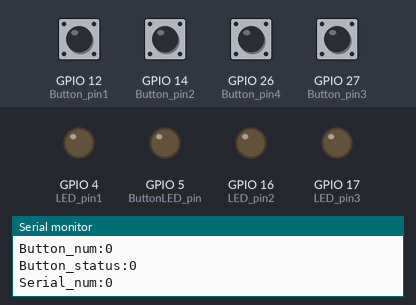
A program run on a simulated ESP32. On the bench: output pins drawn as LEDs (lit = HIGH), the last lines printed to the serial monitor. Dashed ring = blinking. The test bench sets the inputs (shaded band); at power-on: GPIO 12 (Button_pin1), GPIO 14 (Button_pin2), GPIO 26 (Button_pin4), GPIO 27 (Button_pin3) LOW. Random numbers use the default seed unless the program sets one.

Above: at 1.8 s.
1.9 s: GPIO 12 (Button_pin1) pulled HIGH for 0.6 s
At 3.7 s:
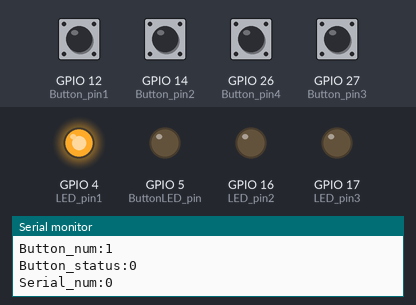
4.0 s: GPIO 14 (Button_pin2) pulled HIGH for 0.6 s
At 5.2 s:
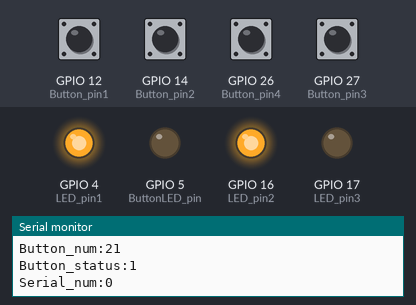
6.1 s: GPIO 27 (Button_pin3) pulled HIGH for 0.6 s
At 9.0 s:
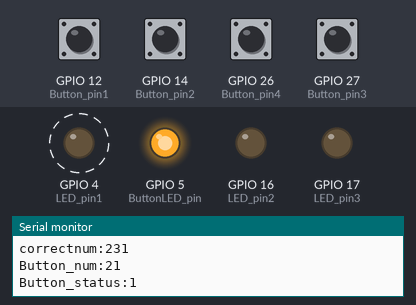
9.1 s: GPIO 14 (Button_pin2) pulled HIGH for 1 s
At 10.7 s:
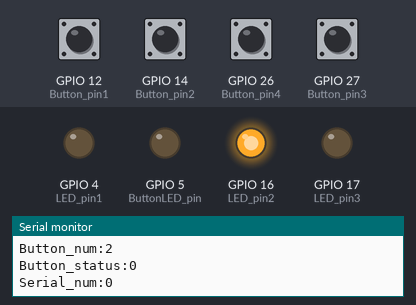
11.6 s: GPIO 27 (Button_pin3) pulled HIGH for 1 s
At 14.7 s:
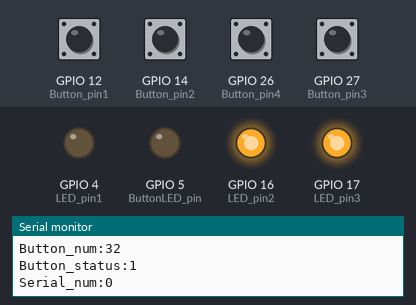
15.0 s: GPIO 12 (Button_pin1) pulled HIGH for 1 s
At 15.61 s:
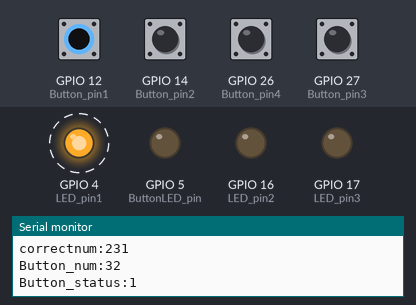
Timing chart, 0 to 18.8 s (numbered marks = the images above; inputs shaded):
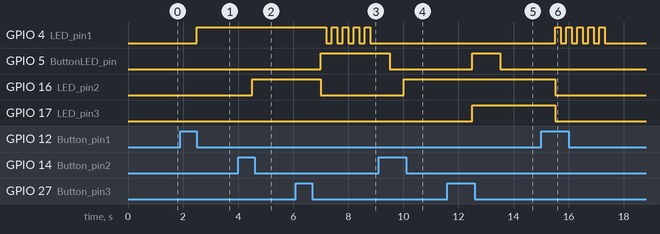

Measured:
- after the input at 1.9 s, GPIO 4 (LED_pin1): LOW → HIGH after 0.60 s
- after the input at 4.0 s, GPIO 16 (LED_pin2): LOW → HIGH after 0.50 s
- after the input at 6.1 s, GPIO 4 (LED_pin1): alternates HIGH for 0.20 s and LOW for 0.20 s, starting after 1.1 s; GPIO 5 (ButtonLED_pin): LOW → HIGH after 0.91 s; GPIO 16 (LED_pin2): HIGH → LOW after 0.91 s
- after the input at 9.1 s, GPIO 16 (LED_pin2): LOW → HIGH after 0.91 s
- after the input at 11.6 s, GPIO 5 (ButtonLED_pin): LOW → HIGH after 0.91 s, → LOW 1.0 s later; GPIO 17 (LED_pin3): LOW → HIGH after 0.91 s
- after the input at 15.0 s, GPIO 4 (LED_pin1): alternates HIGH for 0.20 s and LOW for 0.20 s, 10 changes in all, then stays LOW, starting after 0.51 s; GPIO 16 (LED_pin2), GPIO 17 (LED_pin3): HIGH → LOW after 0.51 s

The program:

main.cpp
```cpp
#include <Arduino.h>

int Button_pin1=12;
int Button_pin2=14;
int Button_pin3=27;
int Button_pin4=26;

int Button_input1=0;
int Button_input2=0;
int Button_input3=0;
int Button_input4=0;

int Button_flag1=0;
int Button_flag2=0;
int Button_flag3=0;

int LED_pin1=4;
int LED_pin2=16;
int LED_pin3=17;
int ButtonLED_pin=5;

int Button_status=0;
/*
0:何もスイッチが押されず1桁目も押されていない状態(初期状態)
1:スイッチが1桁だけ認識された状態
2:スイッチが2桁認識された状態
3:スイッチが3桁押されてすべて正解の状態
4:スイッチが3桁押されて1つだけ正解の状態
5:スイッチが3桁押されて2つ正解の状態
*/
int Button_error=0;
/*
10:リセットスイッチが押されている状態(待機状態)
11:リセットスイッチとキースイッチが押されている状態(リセット確定)
20:2つ以上のスイッチが押されている状態
*/

int Button_num=0;
int Button_cal=0;

int Button_correct_num=0;
int Button_correct_cal=0;
int Button_correct1=0;
int Button_correct2=0;
int Button_correct3=0;

int correct_cnt=0;

int LED_controle=0;

int Serial_num=0;

int reset_flag=0;


int Button_status_check(int num)
{


    if(num>100)
    {
      return 3;
    }
    else if(num>10)
    {
      return 2;
    }
    else if(num>0)
    {
      return 1;
    }
  else
  {
    return 0;
  }
}


  int Button_correct_random()
  {


    int x=0;
    x=random(1,6);
    if(x==1)
    {
      return 123;
    }
    else if(x==2)
    {
      return 132;
    }
    else if(x==3)
    {
      return 231;
    }
    else if(x==4)
    {
      return 213;
    }
    else if(x==5)
    {
      return 312;
    }
    else
    {
      return 321;
    }
  }


void setup() {
  // put your setup code here, to run once:

  Serial.begin(9600);

  // 初期化が完了したらメッセージを出す
  Serial.println("ESP32 Serial Monitor Ready!");

  Button_correct_num=Button_correct_random();

  pinMode(Button_pin1,INPUT_PULLDOWN);
  pinMode(Button_pin2,INPUT_PULLDOWN);
  pinMode(Button_pin3,INPUT_PULLDOWN);
  pinMode(Button_pin4,INPUT_PULLDOWN);

  pinMode(LED_pin1,OUTPUT);
  pinMode(LED_pin2,OUTPUT);
  pinMode(LED_pin3,OUTPUT);
  pinMode(ButtonLED_pin,OUTPUT);

  digitalWrite(LED_pin1,LOW);
  digitalWrite(LED_pin2,LOW);
  digitalWrite(LED_pin3,LOW);
  digitalWrite(ButtonLED_pin,LOW);

  }

void loop() {


  Button_input1=digitalRead(Button_pin1);
  Button_input2=digitalRead(Button_pin2);
  Button_input3=digitalRead(Button_pin3);
  Button_input4=digitalRead(Button_pin4);

  Serial_num=Button_input1+Button_input2*10+Button_input3*100+Button_input4*1000;

  Serial.print("Serial_num:");
  Serial.println(Serial_num);
  delay(500);
  Serial.print("correctnum:");
  Serial.println(Button_correct_num);
  Serial.print("Button_num:");
  Serial.println(Button_num);
  Serial.print("Button_status:");
  Serial.println(Button_status);
/*
  digitalWrite(LED_pin1,HIGH);
  digitalWrite(LED_pin2,HIGH);
  digitalWrite(LED_pin3,HIGH);

  Serial.println("HIGH");
  delay(2000);

  digitalWrite(LED_pin1,LOW);

  digitalWrite(LED_pin2,LOW);
  digitalWrite(LED_pin3,LOW);

  Serial.println("LOW");
  delay(2000);
*/

  if(Button_input4==0)
  {
    reset_flag=0;
  }

if(Button_input1+Button_input2+Button_input3==1)
{

  if(Button_input1)
  {
    digitalWrite(LED_pin1,HIGH);

    if(Button_flag1==0)
   {
    Button_status=Button_status_check(Button_num);
    Button_flag1=1;
    if(Button_status==0)
    {
      Button_num=Button_num+1;
    }
    else if(Button_status==1)
    {
      Button_num=Button_num+10;
    }
    else if(Button_status==2)
    {
      Button_num=Button_num+100;
      Button_status=3;
    }
  }

  }

  if(Button_input2)
  {
    digitalWrite(LED_pin2,HIGH);
    if(Button_flag2==0)
    {
      Button_status=Button_status_check(Button_num);
      Button_flag2=1;
     if(Button_status==0)
    {
      Button_num=Button_num+2;
    }
    else if(Button_status==1)
    {
      Button_num=Button_num+20;
    }
    else if(Button_status==2)
    {
      Button_num=Button_num+200;
      Button_status=3;
    }
  }
  }
  if(Button_input3)
  {
    digitalWrite(LED_pin3,HIGH);
    digitalWrite(ButtonLED_pin,HIGH);
    if(Button_flag3==0)
    {
      Button_status=Button_status_check(Button_num);
      Button_flag3=1;
     if(Button_status==0)
    {
      Button_num=Button_num+3;
    }
    else if(Button_status==1)
    {
      Button_num=Button_num+30;
    }
    else if(Button_status==2)
    {
      Button_num=Button_num+300;
      Button_status=3;
    }
  }
  }
}

  if(Button_input4)
  {
    digitalWrite(LED_pin1,LOW);
    digitalWrite(LED_pin2,LOW);
    digitalWrite(LED_pin3,LOW);

    if(reset_flag==0)
    {
      Button_correct_num=Button_correct_random();
      Button_num=0;
      Button_status=0;
      Button_flag1=0;
      Button_flag2=0;
      Button_flag3=0;
      reset_flag=1;
    }
  }
  if(Button_input3==0)
  {
    digitalWrite(ButtonLED_pin,LOW);
  }

  if(Button_status==3)
  {
     digitalWrite(LED_pin1,LOW);
      digitalWrite(LED_pin2,LOW);
        digitalWrite(LED_pin3,LOW);

        Button_cal=Button_num;
        Button_correct_cal=Button_correct_num;
    if((Button_correct_cal-Button_correct_cal%100)/100==(Button_cal-Button_cal%100)/100)
    {
      correct_cnt++;
    }
    Button_correct_cal=Button_correct_cal%100;
    Button_cal=Button_cal%100;
    if((Button_correct_cal-Button_correct_cal%10)/10==(Button_cal-Button_cal%10)/10)
    {
      correct_cnt++;
    }
    Button_correct_cal=Button_correct_cal%10;
    Button_cal=Button_cal%10;
    if(Button_correct_cal==Button_cal)
    {
      correct_cnt++;
    }
    if(correct_cnt==0)
    {
      Button_status=0;
      Button_num=0;
      Button_flag1=0;
      Button_flag2=0;
      Button_flag3=0;
      correct_cnt=0;
    }
    else if(correct_cnt==1)
    {
      for(int i=0;i<5;i++)
      {
        digitalWrite(LED_pin1,HIGH);
        delay(200);
        digitalWrite(LED_pin1,LOW);
        delay(200);
      }
      Button_status=0;
      Button_num=0;
      Button_flag1=0;
      Button_flag2=0;
      Button_flag3=0;
      correct_cnt=0;
    digitalWrite(LED_pin1,LOW);
    digitalWrite(LED_pin2,LOW);
    digitalWrite(LED_pin3,LOW);
    }
    else if(correct_cnt==2)
    {
      for(int i=0;i<5;i++)
      {
        digitalWrite(LED_pin1,HIGH);
        delay(200);
        digitalWrite(LED_pin1,LOW);
        delay(200);
        digitalWrite(LED_pin2,HIGH);
        delay(200);
        digitalWrite(LED_pin2,LOW);
        delay(200);
      }
      Button_status=0;
      Button_num=0;
      Button_flag1=0;
      Button_flag2=0;
      Button_flag3=0;
      correct_cnt=0;
    digitalWrite(LED_pin1,LOW);
    digitalWrite(LED_pin2,LOW);
    digitalWrite(LED_pin3,LOW);
    }
    else if(correct_cnt==3)
    {
      Button_status=3;
      Button_flag1=0;
      Button_flag2=0;
      Button_flag3=0;
      correct_cnt=0;
      for(int i=0;i<5;i++)
      {
        digitalWrite(LED_pin1,HIGH);
        delay(200);
        digitalWrite(LED_pin1,LOW);
        delay(200);
        digitalWrite(LED_pin2,HIGH);
        delay(200);
        digitalWrite(LED_pin2,LOW);
        delay(200);
        digitalWrite(LED_pin3,HIGH);
        delay(200);
        digitalWrite(LED_pin3,LOW);
        delay(200);
      }
      for(int i=0;i<5;i++)
      {
        digitalWrite(LED_pin1,HIGH);
        digitalWrite(LED_pin2,HIGH);
        digitalWrite(LED_pin3,HIGH);
        delay(200);
        digitalWrite(LED_pin1,LOW);
        digitalWrite(LED_pin2,LOW);
        digitalWrite(LED_pin3,LOW);
        delay(200);
      }
    }
  }

}
```
